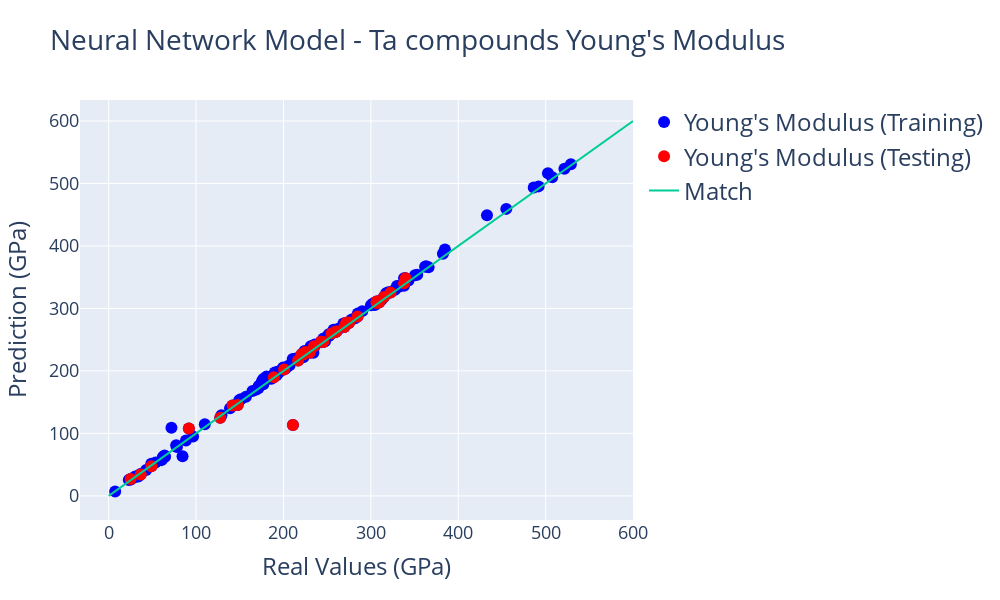

Here is the notebook cell this chart was saved with:
### Markdown cell above
### 4. Plotting

The easiest way to see if the model did a good job estimating the Young's Modulus for the Elements is through a plot comparing Real Values with their Predictions. We will use [Plotly](https://plot.ly/python/) to create a plot like that. We covered how to plot in Plotly in the first tutorial of this tool. For values in this plot, the line (x = y) indicates a perfect match and would be the desirable result for the points. As you analyze the plot, you can hover on the points to see the data we obtained in the cell above.

### Code cell
import plotly
import plotly.graph_objs as go
from plotly.offline import iplot

plotly.offline.init_notebook_mode(connected=True)

layout0= go.Layout(title=go.layout.Title(text="Neural Network Model - Ta compounds Young's Modulus", font=dict(size=28)), hovermode= 'closest', width = 1000, height=600, showlegend=True,  # Hovermode establishes the way the labels that appear when you hover are arranged # Establishing a square plot width=height
    xaxis= dict(title=go.layout.xaxis.Title(text='Real Values (GPa)', font=dict(size=24)), zeroline= False, gridwidth= 1, tickfont=dict(size=18)), # Axis Titles. Removing the X-axis Mark. Adding a Grid
    yaxis= dict(title=go.layout.yaxis.Title(text='Prediction (GPa)', font=dict(size=24)), zeroline= False, gridwidth= 1, tickfont=dict(size=18)), # Axis Titles. Removing the Y-axis Mark. Adding a Grid
    legend=dict(font=dict(size=24))) # Adding a legend

trace0 = go.Scatter(x = all_labels, y = predictions, mode = 'markers', marker= dict(size= 12, color= 'blue'), text= elements, name = 'Young\'s Modulus (Training)')
trace1 = go.Scatter(x = test_labels, y = test_predictions, mode = 'markers', marker= dict(size= 12, color= 'red'), text = labeled_elements, name = 'Young\'s Modulus (Testing)')
trace2 = go.Scatter(x = [0,600], y = [0,600], mode = 'lines', name = "Match") # This trace is the line X = Y which would indicate that the Prediction equals the real value

data = [trace0, trace1, trace2]
fig= go.Figure(data, layout=layout0)
iplot(fig)

### Figure 1 — Plotly figure (JSON) as saved in the notebook; plotly's stock layout.template omitted (floating-point values rounded to 4 significant figures; data arrays with more than 128 entries replaced by an {"elided": "..."} marker saying what was removed)
{"data": [{"marker": {"color": "blue", "size": 12}, "mode": "markers", "name": "Young's Modulus (Training)", "text": {"elided": "155 str values"}, "type": "scatter", "x": {"elided": "155 float values"}, "y": {"elided": "155 float values"}}, {"marker": {"color": "red", "size": 12}, "mode": "markers", "name": "Young's Modulus (Testing)", "text": ["Ta2NbRu", "Ta2MoOs", "HfTaRe2", "HfTaTc2", "TaZnRu2", "HoTaRu2", "LuTaRu2", "ErTaOs2", "TaBeRu2", "TaMn2Al", "TaFeRu2", "Ce3(TaN3)2", "TaGaFe2", "TaCuRh2", "TaTiMn2", "TaTiRe2", "ScTaRu2", "TaCu3Te4", "TaNi2Te3", "Ta2TcW", "TaNbTc2", "Ta2ReMo", "Ta2TcMo", "Ta2VRu", "Ta2FeMo", "YbTaO4", "Ta3SiTe6", "MgTaOs2", "TaAlFe2", "Ba2YTaO6", "Sr2TaGaO6", "SrTa2Bi2O9", "Sr2TaCrO6", "Ba2LaTaO6", "SrTaNO2"], "type": "scatter", "x": [242.9, 322.5, 306.5, 259.4, 225.1, 200.6, 222.7, 245.5, 220.8, 271.8, 275.1, 216.7, 315.0, 141.8, 235.0, 306.5, 260.6, 48.8, 25, 309.4, 274.3, 338.0, 284.8, 225.1, 254.8, 91.76, 36.6, 259.4, 339.8, 189, 230, 147.6, 269.6, 127.7, 210.8], "y": [246.7, 325.3, 311.0, 262.5, 228.6, 202.2, 226.3, 246.2, 226.8, 277.2, 277.7, 216.7, 318.4, 144.8, 239.5, 308.6, 263.3, 47.27, 27.04, 309.5, 276.5, 340.5, 287.2, 230.4, 259.7, 108.0, 34.21, 262.4, 348.2, 189.9, 229.2, 145.4, 270.2, 125.1, 113.5]}, {"mode": "lines", "name": "Match", "type": "scatter", "x": [0, 600], "y": [0, 600]}], "layout": {"height": 600, "hovermode": "closest", "legend": {"font": {"size": 24}}, "showlegend": true, "title": {"font": {"size": 28}, "text": "Neural Network Model - Ta compounds Young's Modulus"}, "width": 1000, "xaxis": {"gridwidth": 1, "tickfont": {"size": 18}, "title": {"font": {"size": 24}, "text": "Real Values (GPa)"}, "zeroline": false}, "yaxis": {"gridwidth": 1, "tickfont": {"size": 18}, "title": {"font": {"size": 24}, "text": "Prediction (GPa)"}, "zeroline": false}}}
